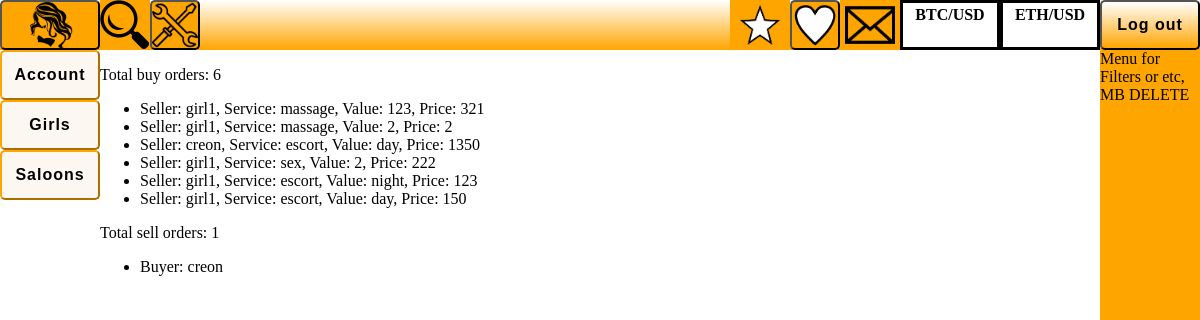
Page /orders/myorders/ (signed in) on the committed database.
### main/models.py (models this page shows, shortened)
class Order(models.Model):
    buyer = models.ForeignKey(User, on_delete=models.SET_NULL, null=True, verbose_name='Buyer', related_name="buyer")
    seller = models.ForeignKey(User, on_delete=models.SET_NULL, null=True, verbose_name='Seller', related_name="seller")
    value = models.CharField(max_length=1, choices=VALUE_CHOICES, blank=False, default='2')
    service = models.CharField(max_length=30, choices=SERVICE_CHOICES, blank=False, default='sex')
    active_flag = models.BooleanField(default=True)
    price = models.CharField(max_length=30)
    place = models.CharField(max_length=1, choices=PLACE_CHOICES, blank=False, default='h')
    pay_method = models.CharField(max_length=1, choices=PAY_CHOICES, blank=False, default='b')
    date_ordered = models.DateTimeField(auto_now_add=True, blank=True)
    date_choosen = models.DateTimeField(default=timezone.now(), blank=True)
    status = models.CharField(
        max_length=1,
        choices=STATUS_CHOICES,
        blank=True,
        default='a',
        help_text='Current status of Order',
    )
    """docstring for ClassName"""

### orders/views.py (the view)
# urls.py: path('myorders/', views.my_orders, name='my_orders'),
def my_orders(request):
    list_orders_buy = Order.objects.filter(buyer__exact=request.user)
    number_orders_buy = Order.objects.filter(buyer__exact=request.user).count()
    list_orders_sell = Order.objects.filter(seller__exact=request.user)
    number_orders_sell = Order.objects.filter(seller__exact=request.user).count()
    data = {
        'list_orders_buy': list_orders_buy,
        'list_orders_sell': list_orders_sell,
        'number_orders_buy': number_orders_buy,
        'number_orders_sell': number_orders_sell,
        }
    return render(request, 'orders/my_orders_index.html', data)

### orders/templates/orders/my_orders_index.html
<!DOCTYPE html>
<html>
<body>
	{% block menutop %}
		{% include "MainApp/menutop.html" %}
	{% endblock %}
	{% block menuleft %}
		{% include "MainApp/menuleft.html" %}
	{% endblock %}
	{% block menuright %}
		{% include "MainApp/menuright.html" %}
	{% endblock %}
	{% block content %}
		{% include "orders/my_orders_content.html" %}
	{% endblock %}
</body>
</html>

### MainApp/templates/MainApp/menutop.html (shortened to what this page needs)
{% load staticfiles %}
<link rel="stylesheet" type="text/css" href="{% static 'MainApp/menutop.css' %}">
<div class="menutop">
	<div class="menutop_grid">
		<div class="menutop_place_logo">
			<input type="submit" onclick="window.location='/main/'" value="" class="menutop_button_main w-button">
		</div>
		<div class="menutop_place_search">
		</div>
		<div class="menutop_place_username">
			<input type="submit" onclick="window.location='/admin/'" value="" class="menutop_button_admin w-button">
		</div>
		<div class="menutop_place_favourite">
		</div>
		<div class="menutop_place_orders">
			<input type="submit" onclick="window.location='/orders/myorders/'" value="" class="menutop_button_orders w-button">
		</div>
		<div class="menutop_place_messages">
		</div>
		<div class="menutop_place_balance_btc">
			<div class="balance_inside" id="price_btc">
				BTC/USD<br>
			</div>
		</div>
		<div class="menutop_place_balance_eth">
			<div class="balance_inside" id="price_eth">
				ETH/USD<br>
			</div>
		</div>
		<div class="menutop_place_auth">
			<input type="submit" onclick="window.location='/logout/'" value="Log out" class="menutop_button w-button">
		</div>
	</div>
</div>

### MainApp/templates/MainApp/menuleft.html
{% load staticfiles %}
<link rel="stylesheet" type="text/css" href="{% static 'MainApp/menuleft.css' %}">
<div class="menuleft">
	<div class="link_list">
		<div class="link_account">
			<input type="submit" onclick="window.location='/account/'" value="Account" class="link_button w-button">
		</div>
		<div class="link_sellers">
			<input type="submit" onclick="window.location='/sellers/'" value="Girls" class="link_button w-button">
		</div>
		<div class="link_saloons">
			<input type="submit" onclick="window.location='/saloons/'" value="Saloons" class="link_button w-button">
		</div>
	</div>
</div>

### MainApp/templates/MainApp/menuright.html
{% load staticfiles %}
<link rel="stylesheet" type="text/css" href="{% static 'MainApp/menuright.css' %}">
<div class="menuright">
	Menu for Filters or etc, MB DELETE
</div>

### orders/templates/orders/my_orders_content.html
{% load staticfiles %}
<link rel="stylesheet" type="text/css" href="{% static 'orders/style.css' %}">
<div class="main_grid">
	<div class="show_place">
		{% block orders %}
			{% include "orders/my_orders.html" %}
		{% endblock %}
	</div>
</div>

### orders/templates/orders/my_orders.html
{% load staticfiles %}
<link rel="stylesheet" type="text/css" href="{% static 'orders/style.css' %}">
{% if list_orders_buy %}
    <p>Total buy orders: {{ number_orders_buy }}</p>
    <ul>
    {% for order in list_orders_buy %}
        <li>Seller: {{ order.seller }},
        Service: {{ order.service }},
        Value: {{ order.value }},
        Price: {{ order.price }}</li>
    {% endfor %}
    </ul>
{% else %}
    <p>No buy orders are available.</p>
{% endif %}
{% if list_orders_sell %}
    <p>Total sell orders: {{ number_orders_sell }}</p>
    <ul>
    {% for order in list_orders_sell %}
        <li>Buyer: {{ order.buyer }}</li>
    {% endfor %}
    </ul>
{% else %}
    <p>No sell orders are available.</p>
{% endif %}

### MainApp/static/MainApp/menutop.css (style rules this page uses)
:root { --butt-width: 100px; }
.menutop { background: linear-gradient(to top, orange, white); height: 50px; width: 100%; position: fixed; z-index: 100; }
.menutop_grid { display: grid; grid-template-columns: 100px 50px 1fr 60px 50px 60px var(--butt-width) var(--butt-width) var(--butt-width); grid-template-rows: 50px; }
.menutop_place_logo { grid-area: 1 / 1 / 2 / 2; text-align: center; }
.menutop_place_search { grid-area: 1 / 2 / 2 / 3; background: orange url("images/search.png") no-repeat; background-size: contain; background-position: center; }
.menutop_place_username { grid-area: 1 / 3 / 2 / 4; text-align: left; }
.menutop_place_favourite { grid-area: 1 / 4 / 2 / 5; background: orange url("images/favourite.png") no-repeat; background-size: contain; background-position: center; }
.menutop_place_orders { grid-area: 1 / 5 / 2 / 6; text-align: center; }
.menutop_place_messages { grid-area: 1 / 6 / 2 / 7; background: orange url("images/messages.png") no-repeat; background-size: contain; background-position: center; }
.menutop_place_balance_btc { grid-area: 1 / 7 / 2 / 8; background-color: white; border-style: solid; font-weight: bold; text-align: center; }
.menutop_place_balance_eth { grid-area: 1 / 8 / 2 / 9; background-color: white; border-style: solid; font-weight: bold; text-align: center; vertical-align: middle; }
.menutop_place_auth { grid-area: 1 / 9 / 2 / 10; text-align: center; }
.balance_inside { margin-top: 3px; }
.menutop_button { height: 50px; width: var(--butt-width); border-radius: 5px; background: linear-gradient(to top, orange, white); font-size: 16px; font-weight: bold; letter-spacing: 1px; color: black; }
.menutop_button_main { height: 50px; width: var(--butt-width); border-radius: 5px; font-size: 16px; font-weight: bold; letter-spacing: 1px; color: black; background: orange url("images/girl.png") no-repeat; background-size: contain; background-position: center; }
.menutop_button_admin { height: 50px; width: 50px; border-radius: 5px; font-size: 16px; font-weight: bold; letter-spacing: 1px; color: black; background: orange; background: orange url("images/tools.png") no-repeat; background-size: contain; background-position: center; }
.menutop_button_orders { height: 50px; width: 50px; border-radius: 5px; font-size: 16px; font-weight: bold; letter-spacing: 1px; color: black; background: orange; background: orange url("images/orders.png") no-repeat; background-size: contain; background-position: center; }

### MainApp/static/MainApp/menuleft.css (style rules this page uses)
:root { --butt-height: 50px; }
.menuleft { background-color: white; margin-top: 50px; height: 100%; width: 100px; position: fixed; left: 0; z-index: 50; }
.link_list { display: grid; grid-template-columns: 1fr; grid-template-rows: var(--butt-height) var(--butt-height) var(--butt-height) var(--butt-height) var(--butt-height) var(--butt-height) var(--butt-height); }
.link_account { grid-area: 1 / 2 / 2 / 3; }
.link_sellers { grid-area: 2 / 2 / 3 / 3; }
.link_saloons { grid-area: 3 / 2 / 4 / 3; }
.link_button { height: var(--butt-height); width: 100px; border-radius: 5px; border-color: orange; background-color: #fcf7f0; font-size: 16px; font-weight: bold; letter-spacing: 1px; color: black; }

### MainApp/static/MainApp/menuright.css (style rules this page uses)
.menuright { background-color: orange; margin-top: 50px; right: 0; height: 100%; width: 100px; position: fixed; z-index: 50; }

### orders/static/orders/style.css (style rules this page uses)
:root { --cell_height: 35px; }
body { margin: 0; }
.main_grid { display: grid; grid-template-columns: 100px 1fr 100px; grid-template-rows: 50px 1200px 100px; }
.show_place { grid-area: 2 / 2 / 3 / 3; }

### rows in the picture
Order: seller "girl1", service "massage", value "123", price "321"
Order: seller "girl1", service "massage", value "2", price "2"
Order: seller "creon", service "escort", value "day", price "1350", buyer "creon"
Order: seller "girl1", service "sex", value "2", price "222"
Order: seller "girl1", service "escort", value "night", price "123"
Order: seller "girl1", service "escort", value "day", price "150"

### other values in the picture
{{ number_orders_buy }} "6"
{{ number_orders_sell }} "1"
